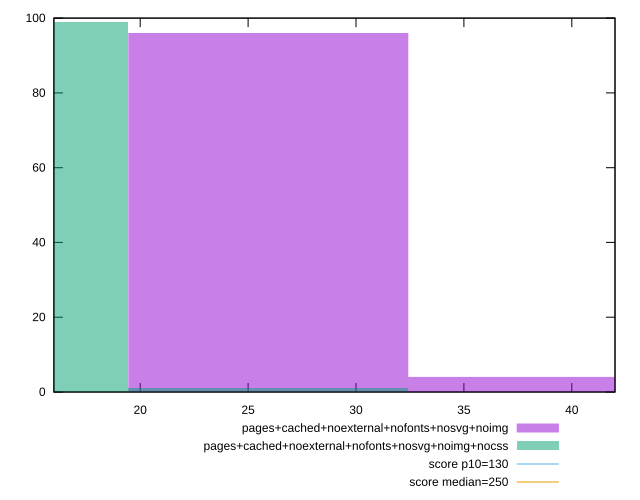

This figure's gnuplot source:
reset

$pagesCachedNoexternalNofontsNosvgNoimg <<EOF
25.933106930266337 96
38.89966039539951 4
EOF

$pagesCachedNoexternalNofontsNosvgNoimgNocss <<EOF
12.966553465133169 99
25.933106930266337 1
EOF

set key outside below
set boxwidth 12.966553465133169
set xrange [16:42]
set yrange [0:100]
set trange [0:100]
set style fill transparent solid 0.5 noborder

set parametric
set terminal svg size 640, 500 enhanced background rgb 'white'
set output "report_00007_2020-12-11T15:55:29.892Z/max-potential-fid/comparison/histogram/11_vs_12.svg"

plot $pagesCachedNoexternalNofontsNosvgNoimg title "pages+cached+noexternal+nofonts+nosvg+noimg" with boxes, \
     $pagesCachedNoexternalNofontsNosvgNoimgNocss title "pages+cached+noexternal+nofonts+nosvg+noimg+nocss" with boxes, \
     130,t title "score p10=130", \
     250,t title "score median=250"

reset
